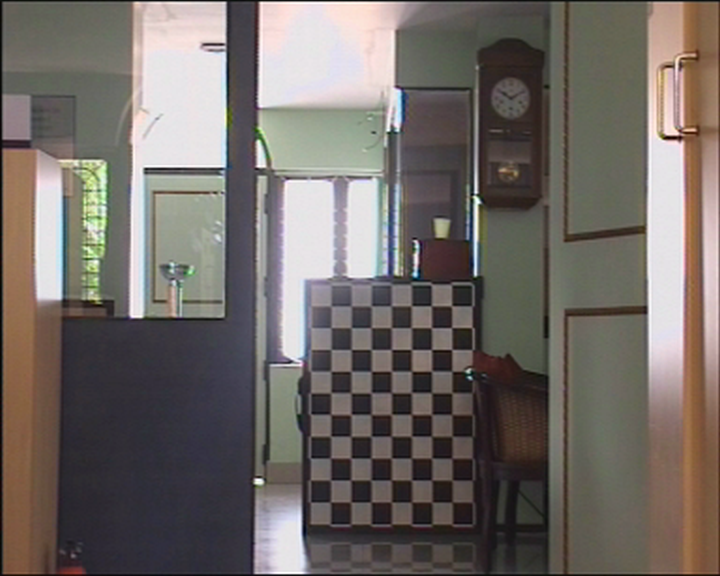
//> input picture eo.bmp, 720 x 576 px
$ ./linear_fusion   (built with g++ and OpenCV 4)
//> lines starting //> are read from the running program, lines starting //| are printed output that depends on the picture
#include "opencv2/imgcodecs.hpp"
#include "opencv2/highgui.hpp"
#include <iostream>

using namespace cv;
using namespace std;

int main(void) {
    double alpha = 0.5;
    double beta;
    double input;

    Mat src1, src2, dst;

    cout << " Simple Linear Blender " << endl;
    cout << "-----------------------" << endl;
    cout << "* Enter alpha [0-1]: ";
    cin >> input;
//> the answer given: 2

    // We use the alpha provided by the user if it is between 0 and 1
    if (input >= 0 && input <= 1) { alpha = input; }

    src1 = imread("./eo.bmp", CV_LOAD_IMAGE_COLOR);
//> src1 is the input picture: 576 rows x 720 cols, CV_8UC3; mean B, G, R 102.3, 106.9, 113.8
    src2 = imread("./ir.bmp", CV_LOAD_IMAGE_COLOR);
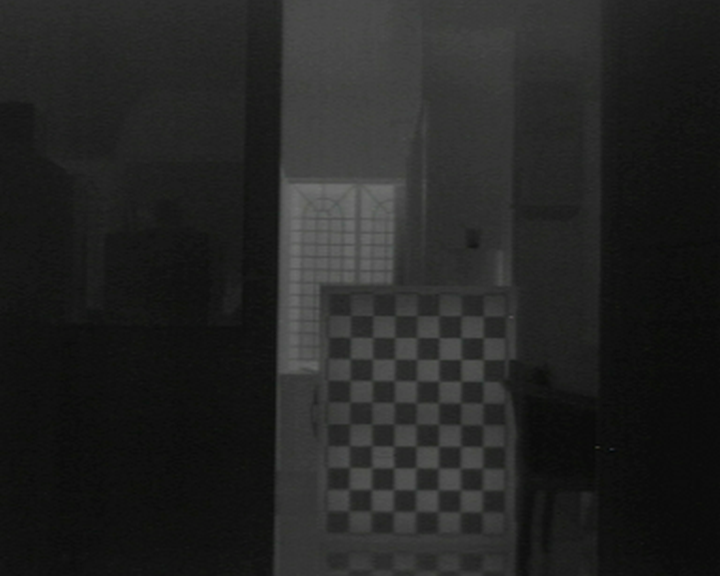
//> input picture ir.bmp, 720 x 576 px
//> src2 is the input picture: 576 rows x 720 cols, CV_8UC3; mean B, G, R 35.7, 36.3, 36

    if (src1.empty()) {
        cout << "Error loading src1" << endl;
        return -1;
    }
    if (src2.empty()) {
        cout << "Error loading src2" << endl;
        return -1;
    }

    beta = (1.0 - alpha);
    addWeighted(src1, alpha, src2, beta, 0.0, dst);
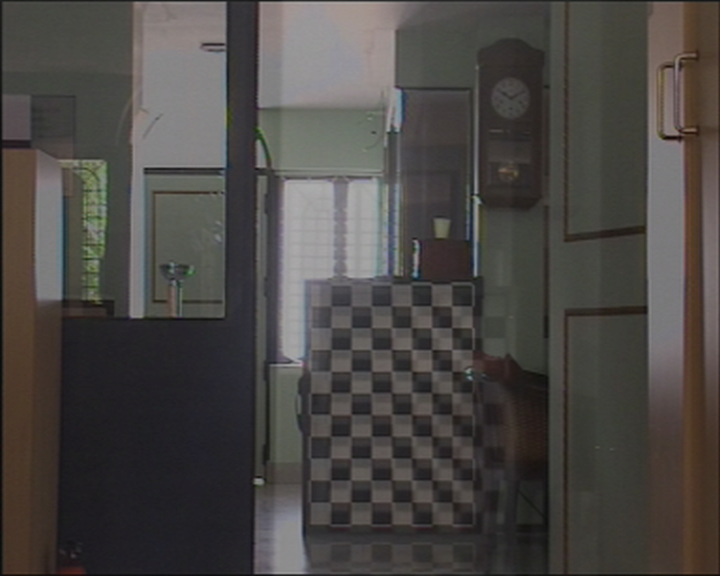
//> dst: 576 rows x 720 cols, CV_8UC3; mean B, G, R 69, 71.6, 74.9

    imshow("Linear Blend", dst);
    imshow("EO", src1);
    imshow("IR", src2);
    waitKey(0);

    return 0;
}
